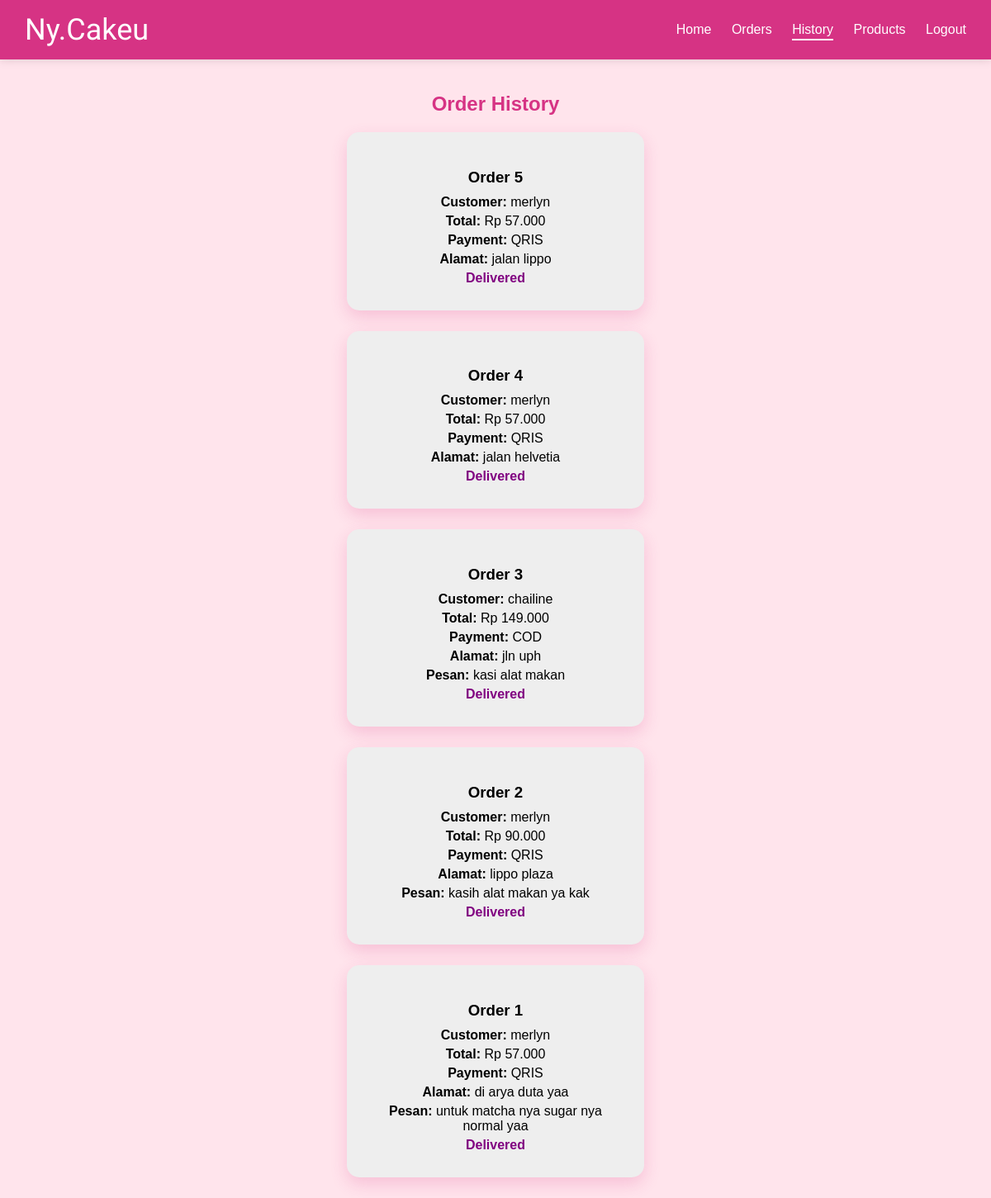
Screenshot of /admin/history.php (signed in) with the database file from the repository.
### tables this page shows
CREATE TABLE `orders` (
  `id` int(11) NOT NULL,
  `user_id` int(11) DEFAULT NULL,
  `total` int(11) DEFAULT NULL,
  `payment_method` varchar(20) DEFAULT NULL,
  `address` text DEFAULT NULL,
  `message` text DEFAULT NULL,
  `shipping_status` varchar(50) DEFAULT 'Pending'
);

CREATE TABLE `users` (
  `id` int(11) NOT NULL,
  `name` varchar(100) DEFAULT NULL,
  `email` varchar(100) DEFAULT NULL,
  `password` varchar(255) DEFAULT NULL,
  `role` enum('user','admin') DEFAULT 'user'
);

### admin/history.php (the view, shortened to what this page needs)
<?php
include '../config/database.php';
include '../includes/navbar.php';
$q = mysqli_query($conn,"
SELECT orders.*, users.name
FROM orders
JOIN users ON orders.user_id = users.id
WHERE shipping_status='Delivered'
ORDER BY orders.id DESC
");
?>
<h2 class="section-title">Order History</h2>
<div class="history-container">
<?php while($o=mysqli_fetch_assoc($q)){ ?>
<div class="order-card">
<h3>Order <?= $o['id']; ?></h3>
<p><b>Customer:</b> <?= $o['name']; ?></p>
<p><b>Total:</b> Rp <?= number_format($o['total'],0,',','.'); ?></p>
<p><b>Payment:</b> <?= $o['payment_method']; ?></p>
<p><b>Alamat:</b> <?= $o['address']; ?></p>
<?php if(!empty($o['message'])): ?>
    <p><b>Pesan:</b> <?= $o['message']; ?></p>
<?php endif; ?>
<p style="color:purple; font-weight:bold;">
Delivered
</p>
</div>
<?php } ?>
</div>

### style.css (style rules this page uses)
.section-title { text-align: center !important; color: #d63384 !important; margin: 40px 0 20px; }
.history-container { width: 500px; margin: auto; }
.order-card { background: white; padding: 20px; margin-bottom: 20px; border-radius: 15px; box-shadow: 0 8px 20px rgba(214, 51, 132, 0.2); }
.order-card h3 { text-align: center; margin-bottom: 10px; }
.order-card p { text-align: center; margin: 5px 0; }
.order-card { background: #eee; padding: 25px; margin-bottom: 25px; border-radius: 15px; text-align: center; transition: all 0.3s ease; }
.history-container { width: 30%; margin: auto; }

### rows the page displays
orders: id "5", user.name "merlyn", total "57.000", payment_method "QRIS", address "jalan lippo"
orders: id "4", user.name "merlyn", total "57.000", payment_method "QRIS", address "jalan helvetia"
orders: id "3", user.name "chailine", total "149.000", payment_method "COD", address "jln uph", message "kasi alat makan"
orders: id "2", user.name "merlyn", total "90.000", payment_method "QRIS", address "lippo plaza", message "kasih alat makan ya kak"
orders: id "1", user.name "merlyn", total "57.000", payment_method "QRIS", address "di arya duta yaa", message "untuk matcha nya sugar nya normal yaa"
